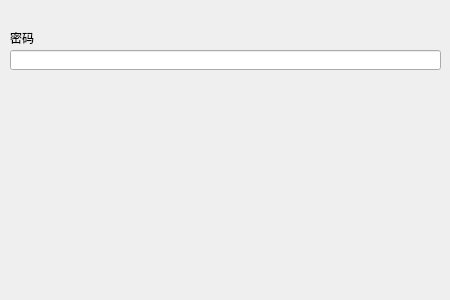
<?xml version="1.0" encoding="UTF-8"?>
<ui version="4.0">
 <class>CMDAccountPasswordDialog</class>
 <widget class="QDialog" name="CMDAccountPasswordDialog">
  <property name="geometry">
   <rect>
    <x>0</x>
    <y>0</y>
    <width>450</width>
    <height>300</height>
   </rect>
  </property>
  <property name="windowTitle">
   <string>Dialog</string>
  </property>
  <widget class="QLineEdit" name="passwordEdit">
   <property name="geometry">
    <rect>
     <x>10</x>
     <y>50</y>
     <width>431</width>
     <height>20</height>
    </rect>
   </property>
   <property name="echoMode">
    <enum>QLineEdit::Password</enum>
   </property>
  </widget>
  <widget class="QLabel" name="label_2">
   <property name="geometry">
    <rect>
     <x>10</x>
     <y>30</y>
     <width>431</width>
     <height>16</height>
    </rect>
   </property>
   <property name="text">
    <string>密码</string>
   </property>
  </widget>
 </widget>
 <resources/>
 <connections/>
</ui>
